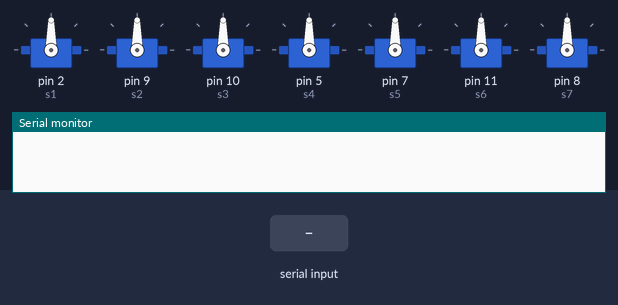
Recording of a sketch running on a simulated Arduino Uno, built with avr-gcc and run on an emulated ATmega328P. On the bench: 7 × servo, the last lines printed to the serial monitor. The test bench sets the inputs (shaded band).

Above: at 1.2 s.
1.3 s: "w" received over Serial
At 1.46 s:
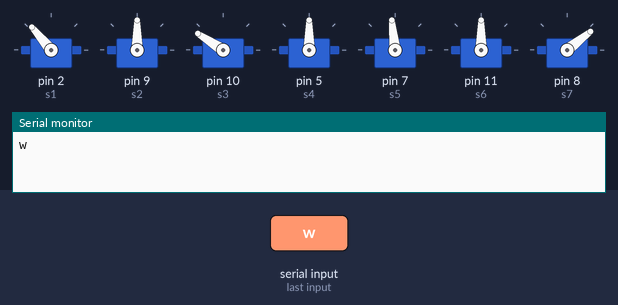
4.3 s: "s" received over Serial
7.3 s: "a" received over Serial
At 7.62 s:
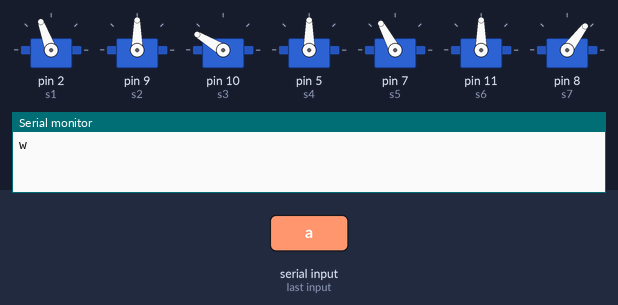
10.3 s: "q" received over Serial
At 11.91 s:
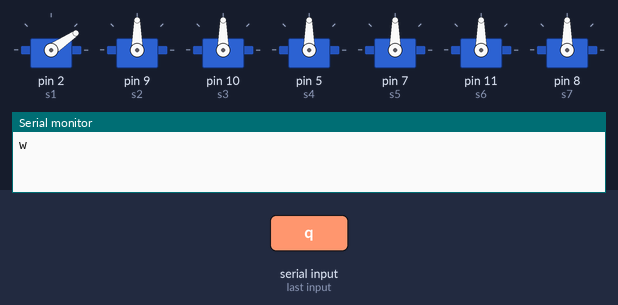
22.3 s: "h" received over Serial
At 23.4 s:
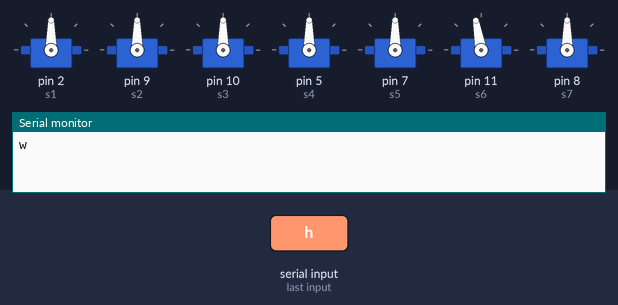
Timing chart, 0 to 25.0 s (numbered marks = the images above; inputs shaded):
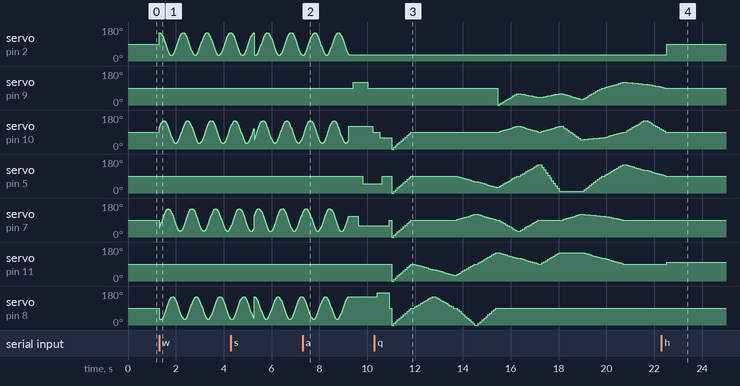

Measured:
- after the input at 7.3 s, servo on pin 9 (s2): 90° → 120° after 2.1 s, → 90° 0.60 s later; servo on pin 5 (s4): 90° → 50° after 2.5 s; servo on pin 8 (s7): goes on until 9.2 s, then stays 149°
- after the input at 22.3 s, servo on pin 2 (s1): 34° → 90° after 0.23 s; servo on pin 8 (s7): stays 90° (without the input it goes to 96° after 1.2 s)

The sketch:

sidewind.ino
```cpp
#include <Servo.h>

// Define servo objects for the snake segments
Servo s1;
Servo s2;
Servo s3;
Servo s4;
Servo s5;
Servo s6;
Servo s7;
float Qp[8],di[5],set[5]; //////////
int n=8;  /////////
int i,j,pos;
Servo servo[8];
void asgn(int a,int b,int c,int d,int e)
{
  set[0]=a; set[1]=b; set[2]=c; set[3]=d; set[4]=e;

  for(i=0;i<5;i++)
    di[i]=(set[i]-Qp[pos+i])/10;
    if(pos==0)
    {
      for(i=0;i<=10;i++)
      {
        s7.write(Qp[0]+(di[0]*i));
        s6.write(Qp[1]+(di[1]*i));
        s5.write(Qp[2]+(di[2]*i));
        s4.write(Qp[3]+(di[3]*i));
        s3.write(Qp[4]+(di[4]*i));
        delay(80);
      }
    }
    else
    {
      for(i=0;i<=10;i++)
     {
        s6.write(Qp[1]+(di[0]*i));
        s5.write(Qp[2]+(di[1]*i));
        s4.write(Qp[3]+(di[2]*i));
        s3.write(Qp[4]+(di[3]*i));
        s2.write(Qp[5]+(di[4]*i));
        delay(80);
      }
    }
  for(j=0;j<5;j++)
    Qp[pos+j]=set[j];

}

char m='x';

// Define variables
int counter = 0;
float lag = 1.15;
int frequency = 4;
int A = 60; // Horizontal amplitude
int B = 50; // Vertical amplitude

void setup()
{
   s1.attach(2);
   s2.attach(9);
   s3.attach(10);
   s4.attach(5);
   s5.attach(7);
   s6.attach(11);
   s7.attach(8);

   s1.write(90);
   s2.write(90);
   s3.write(90);
   s4.write(90);

   s5.write(90);
   s6.write(90);
   s7.write(90);
   Serial.begin(9600);

//starting position
   /*s1.write(90+A*cos(0*lag));
   s3.write(90+A*cos(1*lag));
   s5.write(90+A*cos(2*lag));
   s7.write(90+A*cos(3*lag));

   delay(3000);*/
}


void loop()
{
// Serpentine motion
  if (Serial.available())
 {m=Serial.read();
 Serial.println(m);
 while (m=='w'){
  forward();
  if(Serial.available())m=Serial.read();
  }
  while(m=='s'){
  backward();
  if(Serial.available())m=Serial.read();
  }
  while (m=='a'){
  turnl();
  if(Serial.available())m=Serial.read();
  }
  while(m=='q'){
  sidewind();
  if(Serial.available())m=Serial.read();
  }
  while(m=='h'){
  halt();
  if(Serial.available())m=Serial.read();
}
}
}

void forward(){
  for(counter = 0; counter < 360; counter += 1)  {
    delay(10);
    s1.write(90+A*cos(frequency*counter*3.14159/180-0*lag));
    s3.write(90+A*cos(frequency*counter*3.14159/180-1*lag));
    s5.write(90+A*cos(frequency*counter*3.14159/180-2*lag));
    s7.write(90+A*cos(frequency*counter*3.14159/180-3*lag));
  }
}
void backward(){
  for(counter = 0; counter < 360; counter += 1)  {
    delay(10);
    s7.write(90+A*cos(frequency*counter*3.14159/180-0*lag));
    s5.write(90+A*cos(frequency*counter*3.14159/180-1*lag));
    s3.write(90+A*cos(frequency*counter*3.14159/180-2*lag));
    s1.write(90+A*cos(frequency*counter*3.14159/180-3*lag));
  }
}
void turnl(){
    s3.write(120);
    delay(200);
    s2.write(120);
    delay(200);
    s5.write(60);
    delay(200);
    s4.write(50);
    delay(200);
    s2.write(90);
    delay(200);
    s3.write(90);
    delay(200);
    s7.write(170);
    delay(100);
    s3.write(60);
    delay(100);
    s4.write(90);
    delay(100);
    delay(200);
    s5.write(90);
    s7.write(90);
    delay(100);
    s3.write(90);
}
void sidewind()
{
  //////// head motion (initiation)  ////////////////
  pos=0;      /////
  asgn(90,90,90,90,90);
  asgn(150,60,90,90,90);
  asgn(90,30,90,90,90); ////////
  asgn(0,90,120,60,90);
  asgn(90,150,90,30,90);
  //////////  pulse transfer  //////////
  pos=1;
  asgn(120,30,90,120,60);
  asgn(90,90,150,90,40);

  ///////// tail motion (pulse ending)  /////////
  pos=1;
  asgn(150,90,10,120,60); //tail placing
  asgn(150,120,10,50,30);    /// lifting and placing
  asgn(120,110,90,60,90);   ///moving (pushing body using tail)
  asgn(90,90,150,90,120);

  asgn(90,90,120,150,110);  /// tail align
  asgn(90,90,90,90,90);
}
void halt(){
  s1.write(90);
   s3.write(90);
   s5.write(90);
   s7.write(90);
   s2.write(90);
   s4.write(90);
   s6.write(100);
}
void turnr(){

}
```
